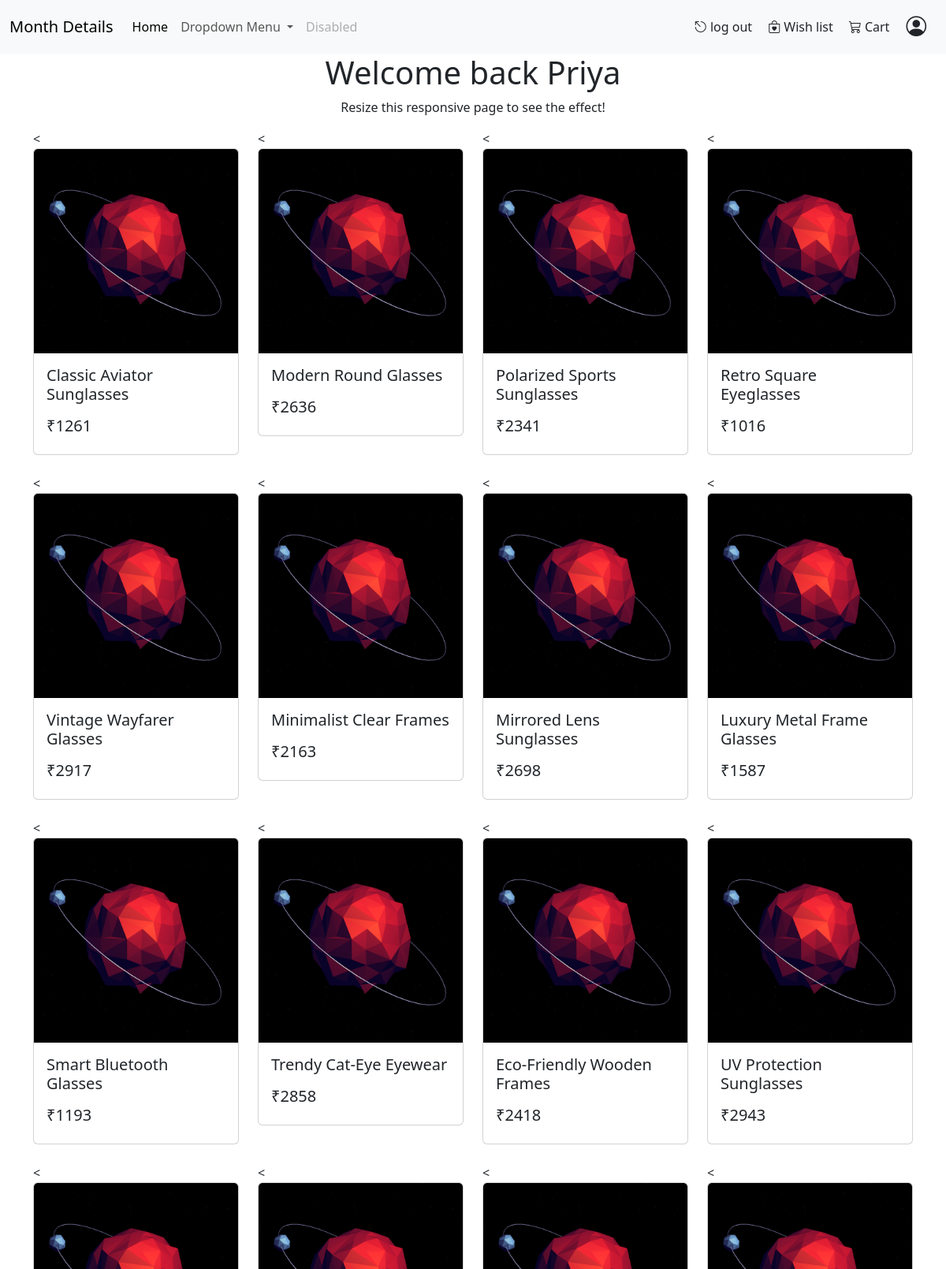
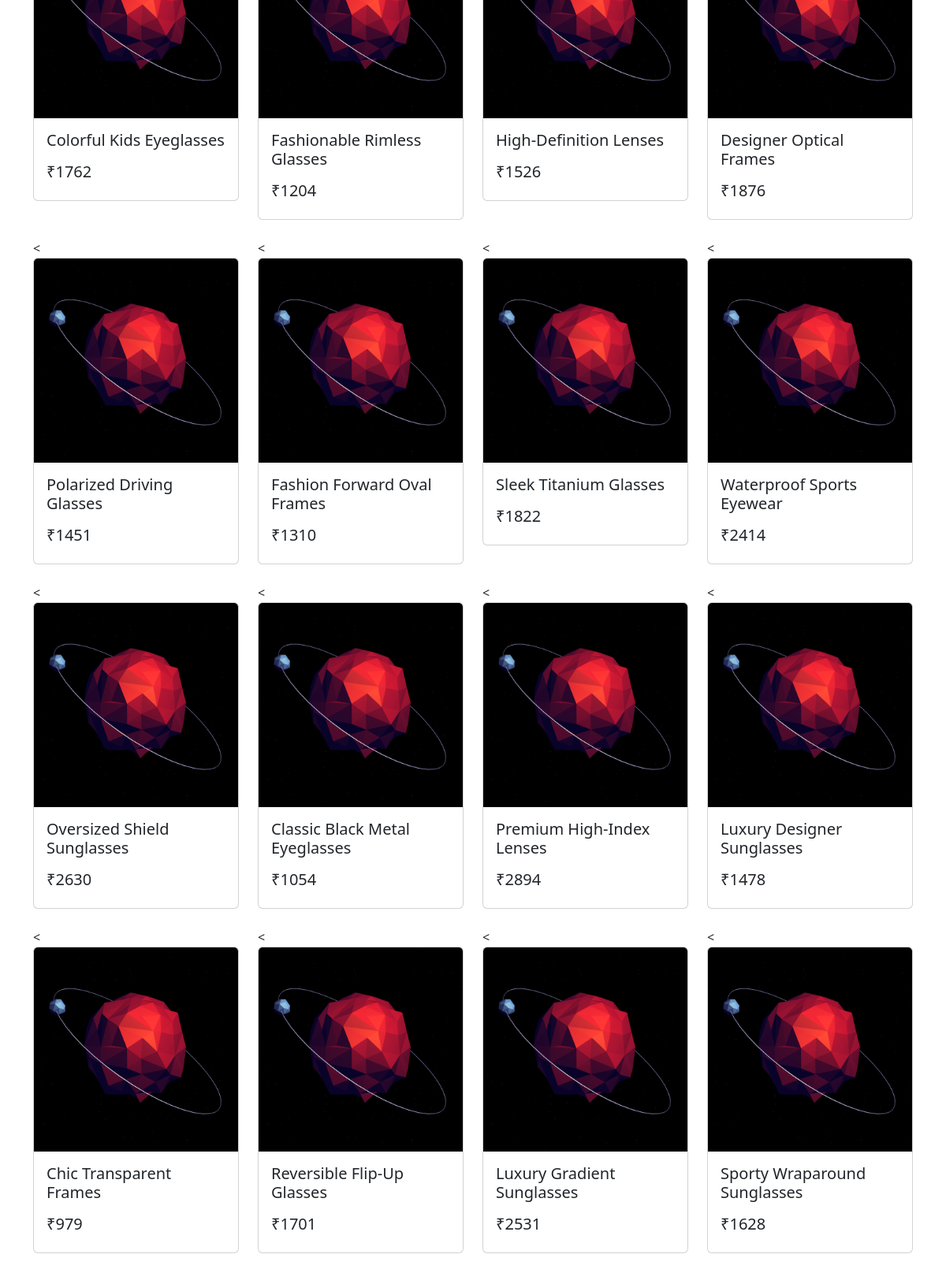
The page / (signed in, upper part) on the database its author committed (2 pictures, top to bottom).
### optical_main/models.py (models this page shows, shortened)
class Customer(models.Model):
    userprofile = models.OneToOneField(User, on_delete=models.CASCADE)
    first_name = models.CharField(max_length=20, help_text="Enter the first name")
    last_name = models.CharField(max_length=20, help_text="Enter the last name")
    email = models.EmailField(max_length=50, unique=True, help_text="Enter the email address")
    phone = models.CharField(max_length=10, help_text="Enter the phone number")
    address = models.TextField(help_text="Enter the address")
    second_address = models.TextField(blank=True,help_text="Enter the address")
    dob=models.DateField(null=True,help_text="Enter the date of birth")
    class Meta:
        verbose_name = "Customer"
        verbose_name_plural = "Customers"

class Product(models.Model):
    CATEGORY_CHOICES = [
        ('EYEWEAR', 'Eyewear'),
        ('SUNGLASSES', 'Sunglasses'),
        ('READING_GLASS', 'Reading Glass'),
        ('OTHERS', 'Others'),
    ]
    MATERIAL_CHOICES = [
        ('PLASTIC', 'Plastic'),
        ('METAL', 'Metal'),
        ('COMPOSITE', 'Composite'),
    ]
    name = models.CharField(max_length=50, unique=True, help_text="Enter the product name")
    brand = models.CharField(max_length=50, help_text="Enter the brand name")
    description = models.TextField(help_text="Enter a description of the product")
    MRP = models.IntegerField(validators=[MinValueValidator(0)],default=0, help_text="Enter the maximum retail price")
    category = models.CharField(max_length=20, choices=CATEGORY_CHOICES,default='OTHERS', help_text="Select the product category")
    material = models.CharField(max_length=10, choices=MATERIAL_CHOICES, help_text="Select the material")
    lens = models.CharField(max_length=20, blank=True, help_text="Enter the lens type (if applicable)")
    stock = models.IntegerField(validators=[MinValueValidator(0)], help_text="Enter the stock quantity")
    discount = models.DecimalField(max_digits=5, decimal_places=2, validators=[MinValueValidator(0), MaxValueValidator(100)],default=0, help_text="Enter the discount percentage")
    date = models.DateField(default=datetime.date.today, help_text="Enter the date of addition")
    class Meta:
        verbose_name = "Product"
        verbose_name_plural = "Products"

### optical_main/views.py (the view)
# urls.py: path('',views.main,name='main'),
def main(request):
    p=Product.objects.all()
    if request.user.is_authenticated:
        if request.user.pk==1:
            user=Customer.objects.get(id=request.user.pk)
        else:
            user=Customer.objects.get(id=(int(request.user.pk)-1))
        return render(request,'Optical_main/home.html',{'dir':p,'c_user':user.first_name})
    else:
        return render(request,'Optical_main/home.html',{'dir':p})

### optical_main/Templates/Optical_main/home.html (shortened to what this page needs)
<!DOCTYPE html>
<html lang="en">
<head>
    <link href="https://cdn.jsdelivr.net/npm/bootstrap@5.3.2/dist/css/bootstrap.min.css" rel="stylesheet">
    <link rel="stylesheet" href="https://cdn.jsdelivr.net/npm/bootstrap@5.3.3/dist/css/bootstrap.min.css">
    {% load static %}
</head>
<body>
 {% include 'Optical_main/nav-bar.html' %}
<div class="jumbotron text-center">
  <h1>Welcome back {{c_user|default:"Guest"}}</h1>
  <p>Resize this responsive page to see the effect!</p>
</div>
<div class="container">
  <div class="row gy-4">
    {% for id in dir %}
    <div class="col-3">
      <<a href="{% url "product_details" id.id %}" class="card card-style" style="text-decoration: none;">
          <div class="image-container">
              <img src="{% static 'optical_main/2.png' %}" class="card-img-top">
          </div>
          <div class="card-body">
              <h5 class="card-title">{{ id.name }}</h5>
              <h5>₹{{id.MRP}}</h5>
          </div>
        </a>
  </div>
    {% endfor %}
  </div>
</div>
</body>
</html>
 </body>
</html>

### rows shown on the page
Customer: first_name "Priya"
Product: name "Classic Aviator Sunglasses", MRP "1261"
Product: name "Modern Round Glasses", MRP "2636"
Product: name "Polarized Sports Sunglasses", MRP "2341"
Product: name "Retro Square Eyeglasses", MRP "1016"
Product: name "Vintage Wayfarer Glasses", MRP "2917"
Product: name "Minimalist Clear Frames", MRP "2163"
Product: name "Mirrored Lens Sunglasses", MRP "2698"
Product: name "Luxury Metal Frame Glasses", MRP "1587"
Product: name "Smart Bluetooth Glasses", MRP "1193"
Product: name "Trendy Cat-Eye Eyewear", MRP "2858"
Product: name "Eco-Friendly Wooden Frames", MRP "2418"
Product: name "UV Protection Sunglasses", MRP "2943"
Product: name "Colorful Kids Eyeglasses", MRP "1762"
Product: name "Fashionable Rimless Glasses", MRP "1204"
Product: name "High-Definition Lenses", MRP "1526"
Product: name "Designer Optical Frames", MRP "1876"
Product: name "Polarized Driving Glasses", MRP "1451"
Product: name "Fashion Forward Oval Frames", MRP "1310"
Product: name "Sleek Titanium Glasses", MRP "1822"
Product: name "Waterproof Sports Eyewear", MRP "2414"
Product: name "Oversized Shield Sunglasses", MRP "2630"
Product: name "Classic Black Metal Eyeglasses", MRP "1054"
Product: name "Premium High-Index Lenses", MRP "2894"
Product: name "Luxury Designer Sunglasses", MRP "1478"
Product: name "Chic Transparent Frames", MRP "979"
Product: name "Reversible Flip-Up Glasses", MRP "1701"
Product: name "Luxury Gradient Sunglasses", MRP "2531"
Product: name "Sporty Wraparound Sunglasses", MRP "1628"
